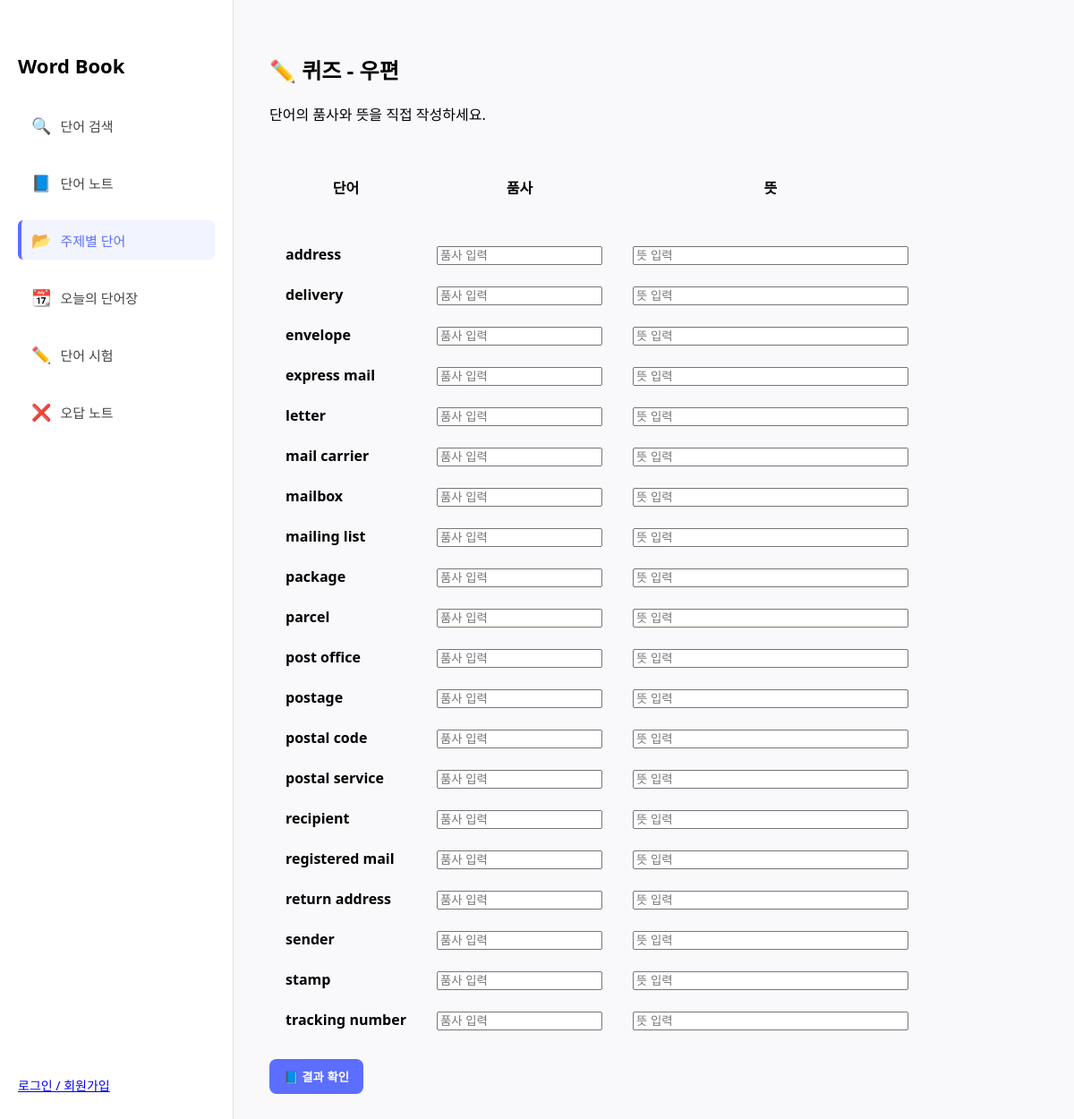
The page /list/topic/우편/quiz/ on the database its author committed.
### list/models.py (models this page shows, shortened)
class TopicWord(models.Model):
    category = models.ForeignKey(Category, on_delete=models.CASCADE)
    text = models.CharField(max_length=100)
    meaning = models.TextField()
    created_at = models.DateTimeField(auto_now_add=True)
    part_of_speech = models.CharField(max_length=50, blank=True)  # ✅ 이 줄이 반드시 있어야 함

### list/views.py (the view, shortened to what this page needs)
# urls.py: path('topic/<str:category>/quiz/', views.topic_quiz, name='topic_quiz'),
def topic_quiz(request, category):
    category_obj = get_object_or_404(Category, name=category)
    words = TopicWord.objects.filter(category=category_obj)
    return render(request, 'list/topic_quiz.html', {
        'category': category,
        'words': words,
    })

### list/context_processors.py (called while the page is built)
def categories_context(request):
    return {
        'categories': Category.objects.all()
    }

### list/templates/list/topic_quiz.html (shortened to what this page needs)
{% extends 'list/base.html' %}
{% block content %}
<h2>✏️ 퀴즈 - {{ category }}</h2>
<p>단어의 품사와 뜻을 직접 작성하세요.</p>
<form method="POST">
  <table>
    <tr>
      <th style="padding: 40px;">단어</th>
       <th style="padding: 40px;">품사</th>
       <th style="padding: 40px;">뜻</th>
    </tr>
    {% for word in words %}
    <tr>
     <td style="padding: 10px 16px;"><strong>{{ word.text }}</strong></td>
      <td style="padding: 10px 16px;"><input type="text" name="pos_{{ word.id }}" placeholder="품사 입력"></td>
     <td style="padding: 10px 16px;"><input type="text" name="meaning_{{ word.id }}" placeholder="뜻 입력" style="width: 300px;"></td>
    </tr>
    {% endfor %}
  </table>
  <button type="submit" class="add-button" style="margin-top: 20px;">📘 결과 확인</button>
</form>
{% endblock %}

### list/static/list/css/style.css (style rules this page uses)
body { margin: 0; font-family: 'Segoe UI', sans-serif; background-color: #f5f6fa; display: flex; height: 100vh; }
.add-button { margin-top: 15px; padding: 10px 16px; background-color: #5c6eff; color: white; border: none; border-radius: 8px; font-weight: bold; cursor: pointer; transition: background 0.2s; }

### rows shown on the page
TopicWord: text "address"
TopicWord: text "delivery"
TopicWord: text "envelope"
TopicWord: text "express mail"
TopicWord: text "letter"
TopicWord: text "mail carrier"
TopicWord: text "mailbox"
TopicWord: text "mailing list"
TopicWord: text "package"
TopicWord: text "parcel"
TopicWord: text "post office"
TopicWord: text "postage"
TopicWord: text "postal code"
TopicWord: text "postal service"
TopicWord: text "recipient"
TopicWord: text "registered mail"
TopicWord: text "return address"
TopicWord: text "sender"
TopicWord: text "stamp"
TopicWord: text "tracking number"

### other values the page prints
{{ category }} "우편"
